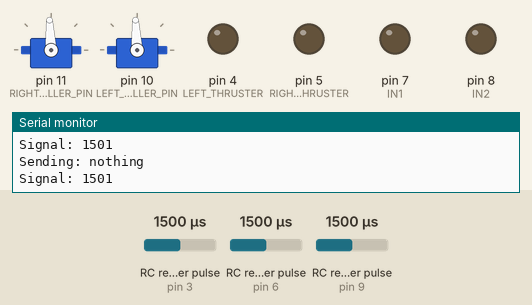
Recording of a sketch running on a simulated Arduino Uno, built with avr-gcc and run on an emulated ATmega328P. On the bench: 2 × servo, output pins drawn as LEDs (lit = HIGH), the last lines printed to the serial monitor. Wiring (inferred from the names in the program): 3 × RC receiver channel: data pin 3 / data pin 6 / data pin 9. Inputs (shaded band) come from the test bench; at power-on: RC receiver pulse (sensors on pin 9, pin 3, pin 6) 1500 µs.

Above: at 1.2 s.
1.3 s: RC receiver pulse (sensor on pin 9) set to 1020 µs
At 2.6 s:
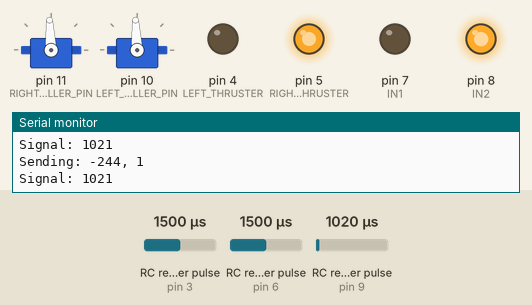
2.9 s: RC receiver pulse (sensor on pin 3) set to 1020 µs
At 4.0 s:
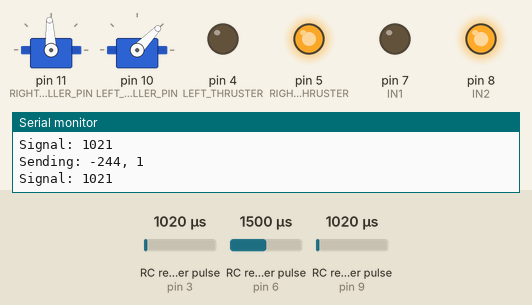
4.5 s: RC receiver pulse (sensor on pin 6) set to 1020 µs
At 5.2 s:
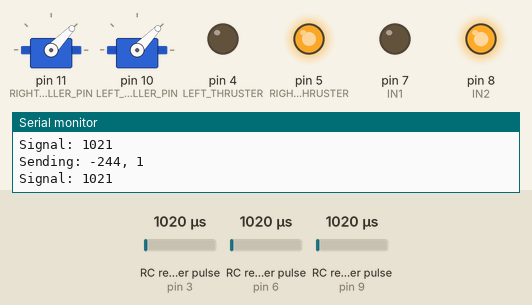
6.1 s: RC receiver pulse (sensor on pin 9) set to 1250 µs
At 7.4 s:
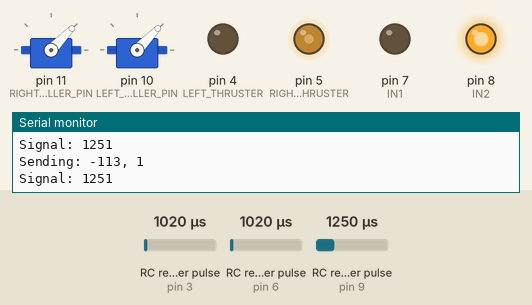
7.7 s: RC receiver pulse (sensor on pin 3) set to 1250 µs
At 8.9 s:
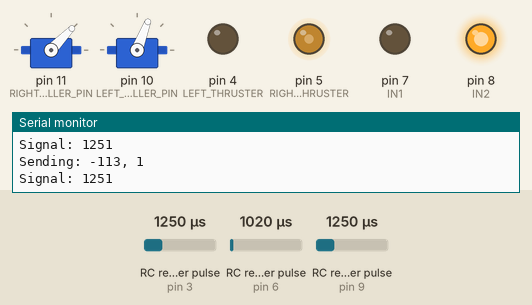
9.3 s: RC receiver pulse (sensor on pin 6) set to 1250 µs
At 10.1 s:
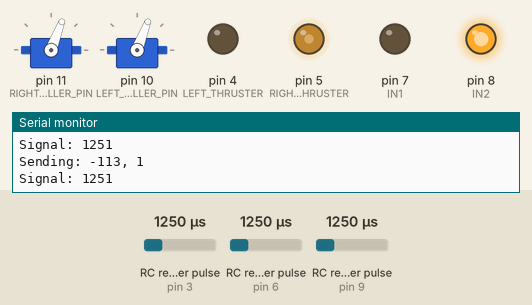
Timing chart, 0 to 11.9 s (numbered marks = the images above; inputs shaded):
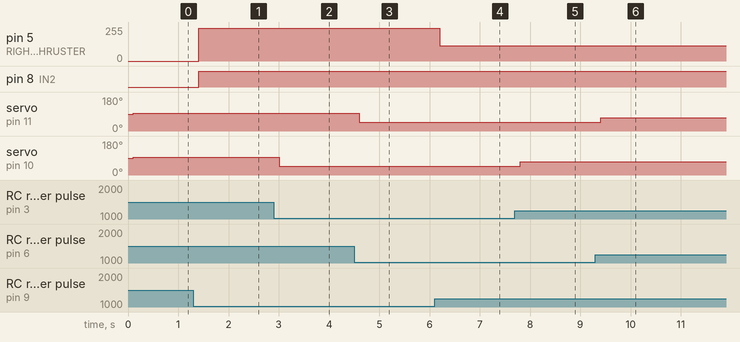

Measured:
- after the input at 1.3 s, pin 5 (RIGHT_THRUSTER): 0/255 → 244/255 after 0.11 s; pin 8 (IN2): LOW → HIGH after 0.11 s
- after the input at 2.9 s, servo on pin 10 (LEFT_PROPELLER_PIN): 93° → 46° after 0.11 s
- after the input at 4.5 s, servo on pin 11 (RIGHT_PROPELLER_PIN): 93° → 46° after 0.11 s
- after the input at 6.1 s, pin 5 (RIGHT_THRUSTER): 244/255 → 113/255 after 0.11 s
- after the input at 7.7 s, servo on pin 10 (LEFT_PROPELLER_PIN): 46° → 69° after 0.11 s
- after the input at 9.3 s, servo on pin 11 (RIGHT_PROPELLER_PIN): 46° → 69° after 0.11 s

The sketch:

sketch_nov13a.ino
```cpp
#include <Servo.h>

#define RIGHT_PROPELLER_PIN 11
#define LEFT_PROPELLER_PIN 10
#define CH3_PIN 3
#define CH2_PIN 6
#define CH1_PIN 9
#define LEFT_THRUSTER 4
#define RIGHT_THRUSTER 5
#define IN1 7
#define IN2 8
#define JOYSTICK_MAX 1900
#define JOYSTICK_MIN 1000
#define JOYSTICK_MID 1450

int ch3;
int ch2;
int ch1;

Servo rightPropeller;
Servo leftPropeller;

void setup() {
  // put your setup code here, to run once:
  Serial.begin(9600);
  rightPropeller.attach(RIGHT_PROPELLER_PIN);
  leftPropeller.attach(LEFT_PROPELLER_PIN);
  pinMode(RIGHT_THRUSTER, OUTPUT);
  pinMode(LEFT_THRUSTER, OUTPUT);
  pinMode(IN1, OUTPUT);
  pinMode(IN2, OUTPUT);
}

void loop() {
  // put your main code here, to run repeatedly:
  ch3 = constrain(pulseIn(CH3_PIN, HIGH), JOYSTICK_MIN, JOYSTICK_MAX);
  ch2 = constrain(pulseIn(CH2_PIN, HIGH), JOYSTICK_MIN, JOYSTICK_MAX);
  ch1 = pulseIn(CH1_PIN, HIGH);
  leftPropeller.writeMicroseconds(ch3);
  rightPropeller.writeMicroseconds(ch2);
  if(ch1 < 1300 && ch1 > 500){
    runThruster(1, map(ch1, 1000, 1900, -255, 255));
  } else if(ch1 > 1700){
    runThruster(2, map(ch1, 1000, 1900, -255, 255));
  } else {
    runThruster(0, 0);
  }
  Serial.print("Signal: ");
  Serial.println(ch1);

}

void runThruster(int mode, int power){
  if(mode == 0){
    digitalWrite(IN1, LOW);
    digitalWrite(IN2, LOW);
    Serial.println("Sending: nothing");
  }
  else if(mode == 1){
    digitalWrite(IN1, LOW);
    digitalWrite(IN2, HIGH);
    analogWrite(RIGHT_THRUSTER, abs(power));
    Serial.print("Sending: ");
    Serial.print(power);
    Serial.print(", ");
    Serial.println(mode);
  }
  else if(mode == 2){
    digitalWrite(IN1, HIGH);
    digitalWrite(IN2, LOW);
    analogWrite(RIGHT_THRUSTER, abs(power));
    Serial.print("Sending: ");
    Serial.print(power);
    Serial.print(", ");
    Serial.println(mode);
  }
}
```
